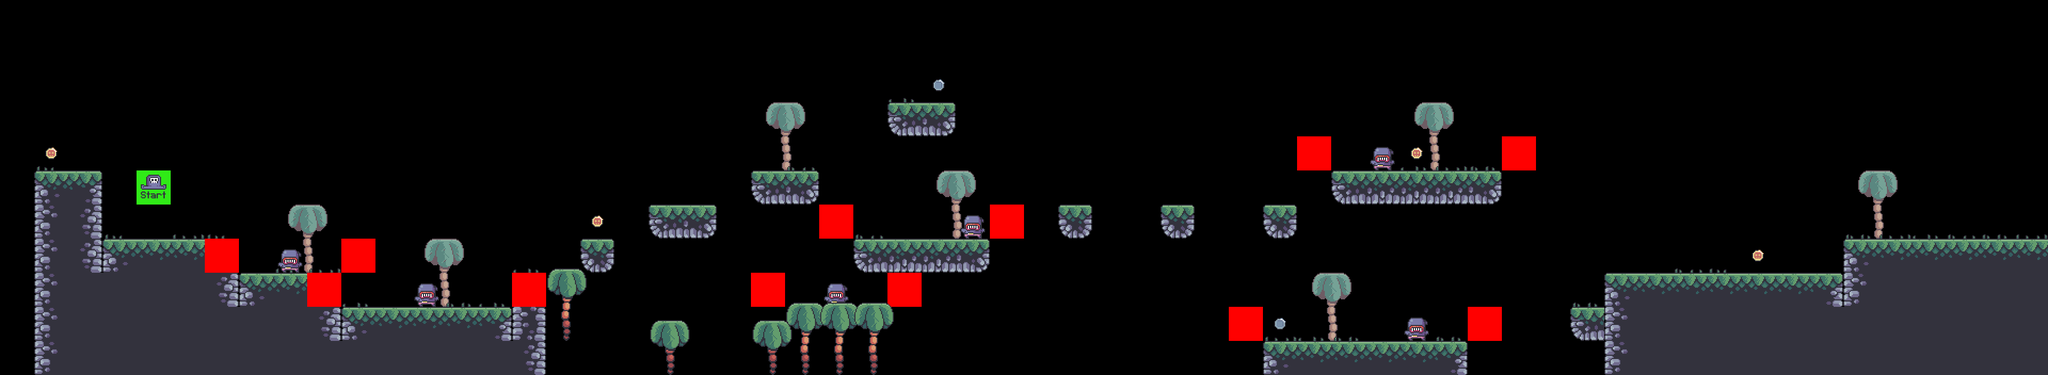

Below is a game level as drawn by its tile map, then a one-line description and the .tmx that defines it (tile-layer data replaced by summaries):
An orthogonal 60x11 tile map with 64x64 px tiles, 9 tile layers (bg_palms, Terrain, Crates, Grass, ...), 6 tilesets.

<map version="1.9" tiledversion="1.9.2" orientation="orthogonal" renderorder="right-down" width="60" height="11" tilewidth="64" tileheight="64" infinite="0" nextlayerid="10" nextobjectid="1">
 <tileset firstgid="1" source="../Tilesets/terrain_tiles.tsx" />
 <tileset firstgid="17" source="../Tilesets/coin_tiles.tsx" />
 <tileset firstgid="19" source="../Tilesets/grass_tiles.tsx" />
 <tileset firstgid="24" source="../Tilesets/palms.tsx" />
 <tileset firstgid="27" source="../Tilesets/setup_tiles.tsx" />
 <tileset firstgid="29" source="../Tilesets/enemy_tiles.tsx" />
 <layer id="5" name="bg_palms" width="60" height="11">
  <data>[660 cells, 7 non-empty, 1 distinct tile ids]</data>
 </layer>
 <layer id="1" name="Terrain" width="60" height="11">
  <data>[660 cells, 121 non-empty, 12 distinct tile ids]</data>
 </layer>
 <layer id="6" name="Crates" width="60" height="11">
  <data>[660 cells, 0 non-empty, 0 distinct tile ids]</data>
 </layer>
 <layer id="3" name="Grass" width="60" height="11">
  <data>[660 cells, 29 non-empty, 5 distinct tile ids]</data>
 </layer>
 <layer id="8" name="Enemies" width="60" height="11">
  <data>[660 cells, 6 non-empty, 1 distinct tile ids]</data>
 </layer>
 <layer id="9" name="Constraints" width="60" height="11">
  <data>[660 cells, 12 non-empty, 1 distinct tile ids]</data>
 </layer>
 <layer id="4" name="fg_palms" width="60" height="11">
  <data>[660 cells, 6 non-empty, 2 distinct tile ids]</data>
 </layer>
 <layer id="2" name="Coins" width="60" height="11">
  <data>[660 cells, 6 non-empty, 2 distinct tile ids]</data>
 </layer>
 <layer id="7" name="Player" width="60" height="11">
  <data>[660 cells, 1 non-empty, 1 distinct tile ids]</data>
 </layer>
</map>
